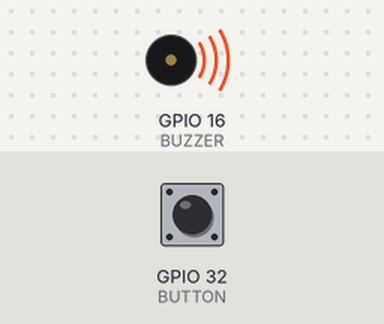
Recording of a sketch running on a simulated ESP32. On the bench: buzzer (waves = sounding). Inputs (shaded band) come from the test bench; at power-on: GPIO 32 (BUTTON) LOW.

Above: at 0.1 s.
Timing chart, 0 to 40.0 s (numbered marks = the images above):
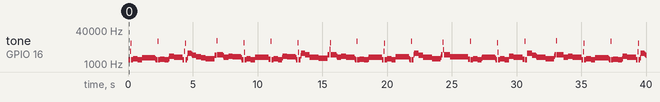

Measured:
- by itself, tone on GPIO 16 (BUZZER): plays 1567 Hz for 0.12 s, 3976 Hz for 0.04 s, 9431 Hz for 0.04 s, 1567 Hz for 0.16 s, 1761 Hz for 0.36 s, 1567 Hz for 0.32 s … (153 notes in this stretch)

The sketch:

HBDWithBuzzer.ino
```cpp
#define BUZZER 16
#define BUTTON 32
hw_timer_t *Sound = NULL;
hw_timer_t *Stage = NULL;

#define G  638
#define A  568
#define C7 478
#define B  506
#define D7 426
#define E7 379
#define F7 358
#define G7 319

#define Full 350000
#define Half Full/2
#define Double Full*2

int note[29] = {  G,0,G,A,G,C7,B, G,0,G,A,G,D7,C7, G,0,G,G7,E7,C7,B,A,  F7,0,F7,E7,C7,D7,C7};
int tempo[29] = { Half*0.9,Half*0.1,Half,Full,Full,Full,Double,    Half*0.9,Half*0.1,Half,Full,Full,Full,Double,  Half*0.9,Half*0.1,Half,Full,Full,Full,Full,Double,   Half*0.9,Half*0.1,Half,Full,Full,Full,Double};
int arrLength = sizeof(note) / sizeof(int);
int noteCount = 0;
int tempoCount = 0;
double songSpeed[5] = {0.5,0.75,1,1.5,2};
double currentSpeed = songSpeed[2];
int idx = 1;

void IRAM_ATTR pulseGen(){
  digitalWrite(BUZZER, !digitalRead(BUZZER));
}

void IRAM_ATTR changeSpeed(){
  currentSpeed = songSpeed[idx];
  idx = (idx + 1)%5;
}
int runNote(){
  int t = note[noteCount]/2; //ใช้ Octave 6 แล้วฟังในBuzzerไม่ออกเลย /2 มาใช้ 5 แทน
  noteCount = (noteCount + 1)%arrLength;
  return t;
}
int runTempo(){
  double t = tempo[tempoCount] * currentSpeed;
  tempoCount = (tempoCount + 1)%arrLength;
  return t;
}


void IRAM_ATTR start(){
  timerAlarmWrite(Sound, runNote(), true);
  timerAlarmEnable(Sound);
  timerAlarmWrite(Stage, runTempo(), true);
  timerAlarmEnable(Stage);
}

void setup() {
  pinMode(BUZZER, OUTPUT);
  pinMode(BUTTON, INPUT);

  attachInterrupt(BUTTON, changeSpeed, RISING);
  Sound = timerBegin(0, 80, true);
  Stage = timerBegin(1, 80, true);
  timerAttachInterrupt(Sound, &pulseGen, true);
  timerAttachInterrupt(Stage, &start, true);

  start();
}

void loop()
{
  // Do nothing....
}
```
